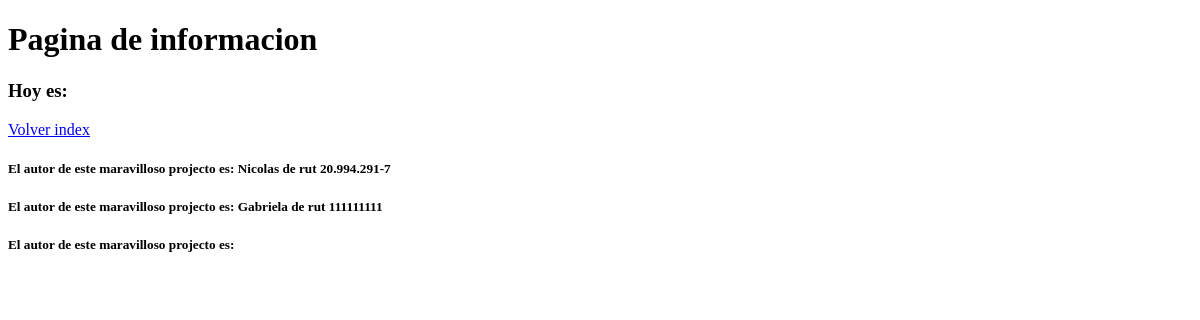
The app's page /otrawea, older data.
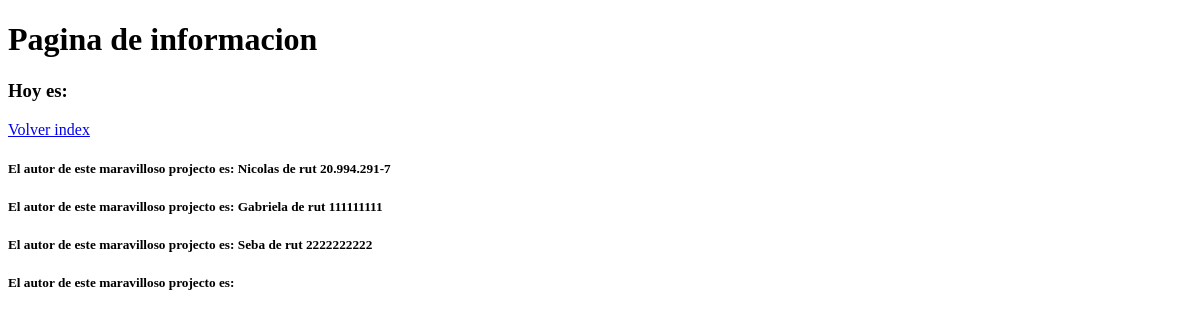
The same page, newer data.
### aplicaciones/models.py (models this page shows)
class Administrador(models.Model):
    rut=models.CharField(primary_key=True, null=False, max_length=12)
    nombre=models.CharField(max_length=40)
    correo=models.CharField(max_length=100)
    contra=models.CharField(max_length=12)
    telefono=models.IntegerField()
    cargo=models.CharField(max_length=100,choices=CARGO)

### aplicaciones/views.py (the view)
# urls.py: path('otrawea',otrawea,name='otrawea'),
def otrawea(request):
    admin=Administrador.objects.all()
    contexto={
        "admins":admin,
    }
    return render(request,'aplicaciones/otrawea.html',contexto)

### aplicaciones/templates/aplicaciones/otrawea.html (shortened to what this page needs)
<!DOCTYPE html>
<html lang="es">
<head>
</head>
<body>
    <h1>Pagina de informacion</h1>
    <h3>Hoy es: {{hoy}} </h3>
    <a href="{% url 'index' %}">Volver index</a>
    {% for admines in admins  %}
    <h5>El autor de este maravilloso projecto es: {{admines.nombre}} de rut {{admines.rut}}</h5>
    {% endfor %}
    <h5>El autor de este maravilloso projecto es: {{autor}}</h5>
</body>
</html>

Row changes from the older to the newer data that the page shows:
added Administrador: nombre "Seba", rut "2222222222"
